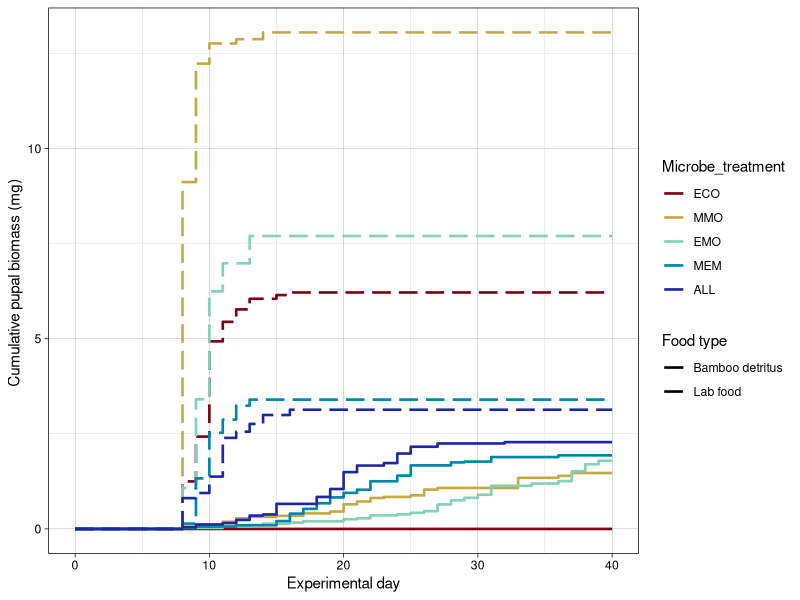
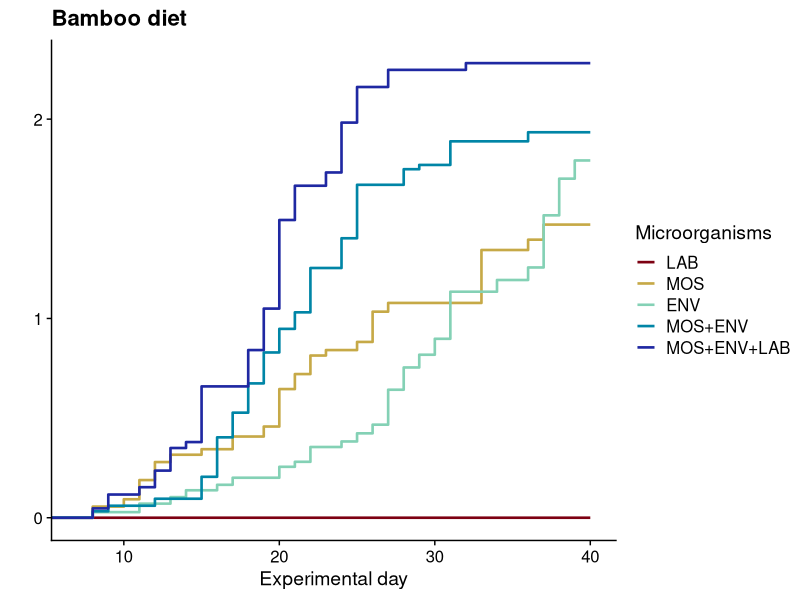
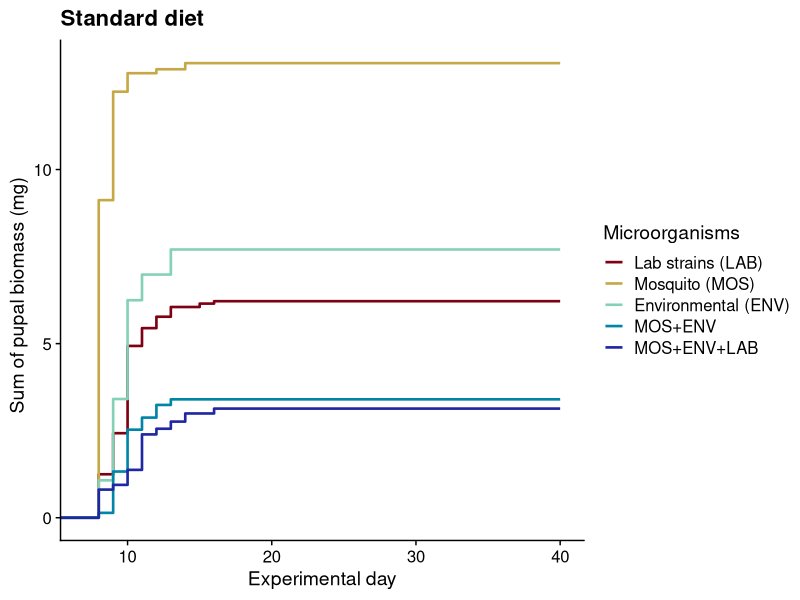
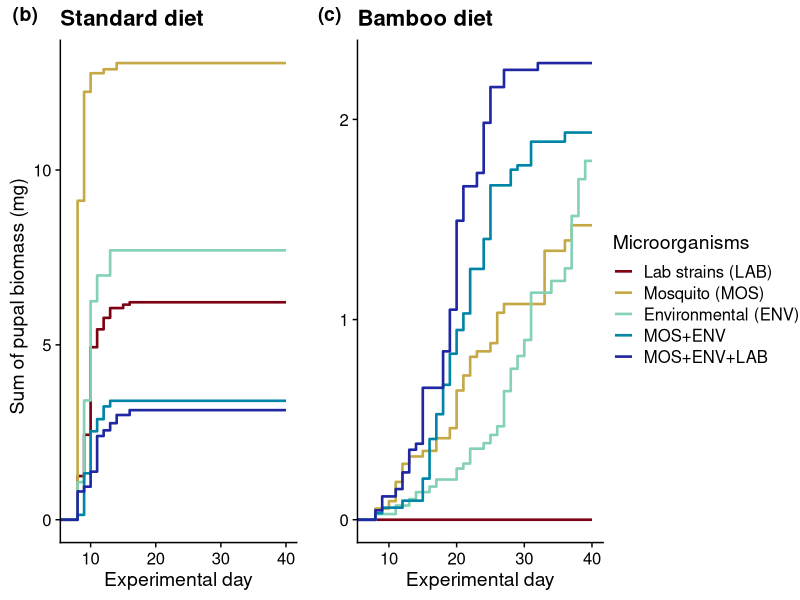
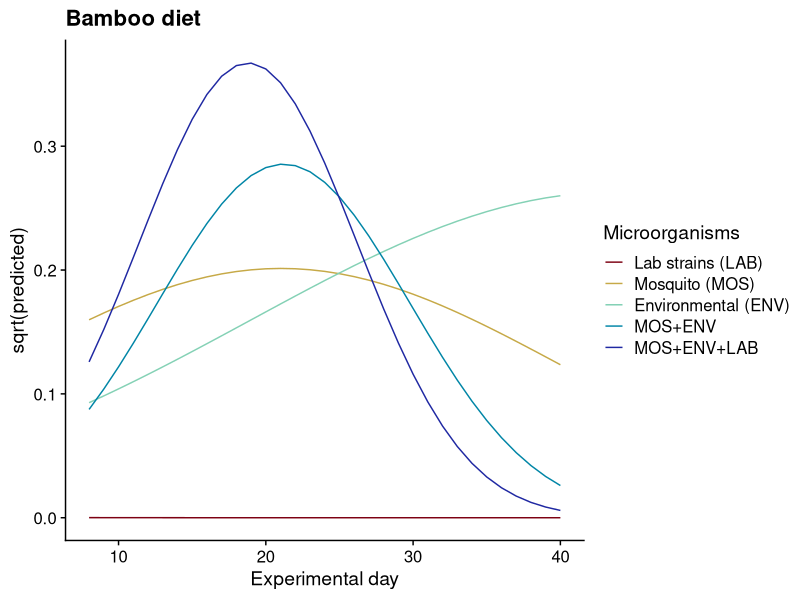
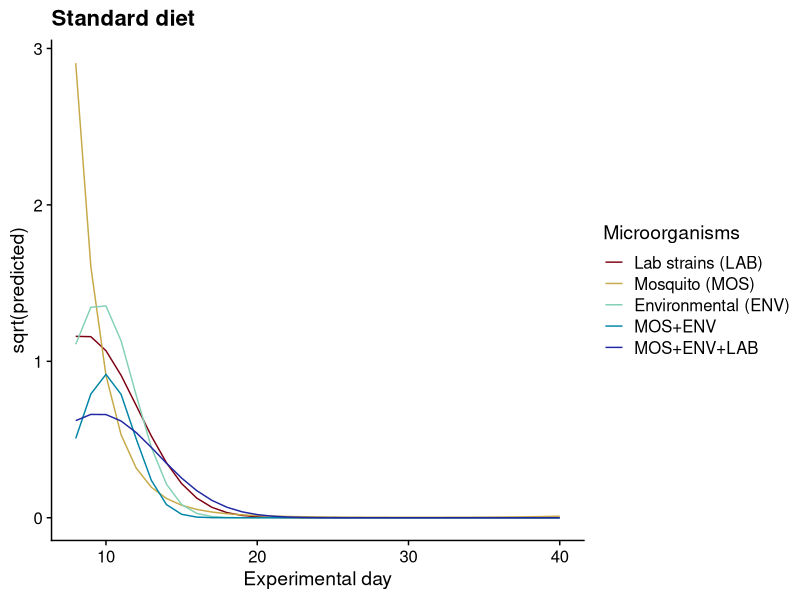
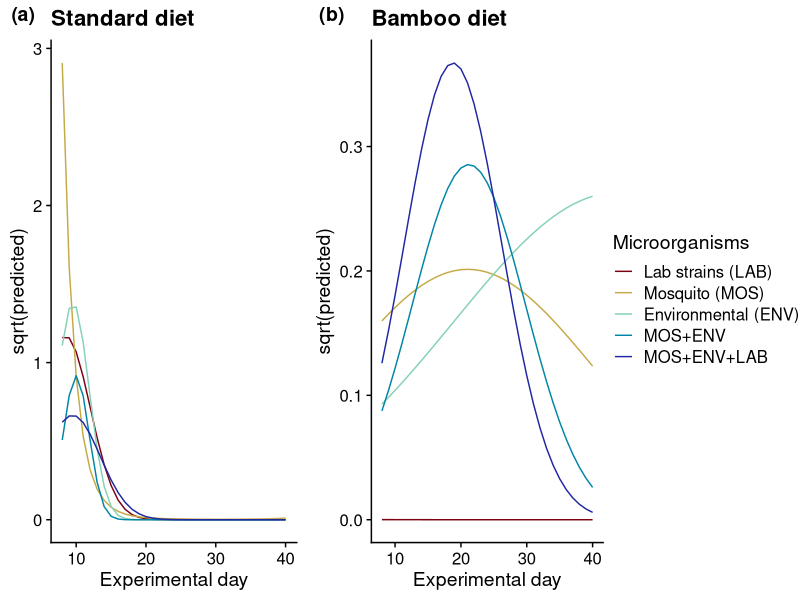

The R source for these figures, in order:
## ---- chunk 1
library("dplyr")
library("ggplot2")
library("cowplot")

# #install.packages("lubridate")
# library("lubridate")
# #install.packages("Rmisc")
# library("Rmisc")
# #install.packages("coxme")
# library("coxme")
# library("car")
# #install.packages("bbmle")
# library("bbmle")
# #install.packages("emmeans")
# library("emmeans")
# #install.packages("DHARMa")
# library("DHARMa")
# #install.packages("multcomp")
# library("multcomp")
# #install.packages("multcompView")
# library("multcompView")
# library("glmmTMB")
## ---- chunk 2
setwd("~/nicolagk@hawaii.edu - Google Drive/My Drive/Bamboo_mesos/Bamboo_mesos/05.phys_analysis")

pupae.wts <- read.csv("../bamboomesos_pupaeweights.csv")
## ---- chunk 3
##doesn't make sense to compare with the AHK & None_larvae microbe treatments since they only had one mesocosm replicate each, but leaving in for now for interest
#pupae.wts.noahk <- subset(pupae.wts,Microbe_treatment!="AHK")
#pupae.wts.exp <- subset(pupae.wts.noahk,Microbe_treatment!="None_larvae")

#pupae.wts$food.microbe <- paste0(pupae.wts$Food_type,"_",pupae.wts$Microbe_treatment)

pupae.wts$Dry_weightAVG[is.na(pupae.wts$Dry_weightAVG)] <- 0

pupae.wts.sum <- pupae.wts %>%
  dplyr::group_by(Food_type,Microbe_treatment,Exp_day) %>%
  dplyr::summarize(biomass_sum=sum(Dry_weightAVG)) %>%
  dplyr::mutate(biomass_cumsum=cumsum(biomass_sum))

pupae.wts.sum2 <- pupae.wts.sum %>%
  as.data.frame() %>%
  add_row(Food_type="Bamboo",Microbe_treatment="ECO",Exp_day=0,biomass_sum=0,biomass_cumsum=0) %>%
  add_row(Food_type="Bamboo",Microbe_treatment="EMO",Exp_day=0,biomass_sum=0,biomass_cumsum=0) %>%
  add_row(Food_type="Bamboo",Microbe_treatment="MMO",Exp_day=0,biomass_sum=0,biomass_cumsum=0) %>%
  add_row(Food_type="Bamboo",Microbe_treatment="MEM",Exp_day=0,biomass_sum=0,biomass_cumsum=0) %>%
  add_row(Food_type="Bamboo",Microbe_treatment="ALL",Exp_day=0,biomass_sum=0,biomass_cumsum=0) %>%
  add_row(Food_type="Bamboo",Microbe_treatment="AHK",Exp_day=0,biomass_sum=0,biomass_cumsum=0) %>%
  add_row(Food_type="Bamboo",Microbe_treatment="None_larvae",Exp_day=0,biomass_sum=0,biomass_cumsum=0) %>%
  add_row(Food_type="Larval food",Microbe_treatment="ECO",Exp_day=0,biomass_sum=0,biomass_cumsum=0) %>%
  add_row(Food_type="Larval food",Microbe_treatment="EMO",Exp_day=0,biomass_sum=0,biomass_cumsum=0) %>%
  add_row(Food_type="Larval food",Microbe_treatment="MMO",Exp_day=0,biomass_sum=0,biomass_cumsum=0) %>%
  add_row(Food_type="Larval food",Microbe_treatment="MEM",Exp_day=0,biomass_sum=0,biomass_cumsum=0) %>%
  add_row(Food_type="Larval food",Microbe_treatment="ALL",Exp_day=0,biomass_sum=0,biomass_cumsum=0) %>%
  add_row(Food_type="Larval food",Microbe_treatment="AHK",Exp_day=0,biomass_sum=0,biomass_cumsum=0) %>%
  add_row(Food_type="Larval food",Microbe_treatment="None_larvae",Exp_day=0,biomass_sum=0,biomass_cumsum=0) %>%
  add_row(Food_type="Bamboo",Microbe_treatment="ECO",Exp_day=40,biomass_sum=0,biomass_cumsum=0) %>%
  add_row(Food_type="Bamboo",Microbe_treatment="EMO",Exp_day=40,biomass_sum=0,biomass_cumsum=8.963) %>%
  add_row(Food_type="Bamboo",Microbe_treatment="MMO",Exp_day=40,biomass_sum=0,biomass_cumsum=7.355) %>%
  add_row(Food_type="Bamboo",Microbe_treatment="MEM",Exp_day=40,biomass_sum=0,biomass_cumsum=9.671) %>%
  add_row(Food_type="Bamboo",Microbe_treatment="ALL",Exp_day=40,biomass_sum=0,biomass_cumsum=11.406) %>%
  add_row(Food_type="Bamboo",Microbe_treatment="AHK",Exp_day=40,biomass_sum=0,biomass_cumsum=0) %>%
  add_row(Food_type="Bamboo",Microbe_treatment="None_larvae",Exp_day=40,biomass_sum=0,biomass_cumsum=0.197) %>%
  add_row(Food_type="Larval food",Microbe_treatment="ECO",Exp_day=40,biomass_sum=0,biomass_cumsum=31.091) %>%
  add_row(Food_type="Larval food",Microbe_treatment="EMO",Exp_day=40,biomass_sum=0,biomass_cumsum=38.516) %>%
  add_row(Food_type="Larval food",Microbe_treatment="MMO",Exp_day=40,biomass_sum=0,biomass_cumsum=65.280) %>%
  add_row(Food_type="Larval food",Microbe_treatment="MEM",Exp_day=40,biomass_sum=0,biomass_cumsum=17.002) %>%
  add_row(Food_type="Larval food",Microbe_treatment="ALL",Exp_day=40,biomass_sum=0,biomass_cumsum=15.672) %>%
  add_row(Food_type="Larval food",Microbe_treatment="AHK",Exp_day=40,biomass_sum=0,biomass_cumsum=15.548) %>%
  add_row(Food_type="Larval food",Microbe_treatment="None_larvae",Exp_day=40,biomass_sum=0,biomass_cumsum=7.414)

pupae.wts.sum3 <- subset(pupae.wts.sum2,Microbe_treatment!="None_larvae"&Microbe_treatment!="AHK")

pupae.wts.sum3$biomass_cumsum_by5 <- (pupae.wts.sum3$biomass_cumsum)/5

#new.colors <- c("gray60","#D83706","#3B9FFD","#4145AA","black")

pupae.wts.sum3$Microbe_treatment <- factor(pupae.wts.sum3$Microbe_treatment,levels=c("ECO","MMO","EMO","MEM","ALL"))

##Matt versions
#install.packages("extrafont")
# library("extrafont")
# #install.packages("extrafontdb")
# library("extrafontdb")
# font_import()

new.colors <- c("#7D0112","#C6A947","#84D1B5","#0085A6","#1F28A2")

##average by 5
ggplot(pupae.wts.sum3,aes(x=Exp_day,y=biomass_cumsum_by5,color=Microbe_treatment,linetype=Food_type))+
  #geom_vline(xintercept=5,linetype="dotted",alpha=0.5)+
  #geom_vline(xintercept=8,linetype="dotted",alpha=0.5)+
  geom_step(lwd=0.9)+
  #scale_linetype_manual(name="Diet",labels=c("Bamboo","Lab food"),values=c("solid","twodash"))+
  #xlim(0,39)+
  #theme_cowplot()+
  theme_linedraw()+
  xlab("Experimental day")+
  ylab("Cumulative pupal biomass (mg) ")+
  #scale_y_continuous(labels=c("0 mg","5 mg","10 mg","15 mg"))+
  scale_color_manual(values=new.colors)+
  #scale_color_manual(name="Microbes",values=new.colors,labels=c("Marginal microbiome (MM)","Mosquito symbionts only (MS)","Environmental microbes only (EM)","MS+EM","MS+EM+MM"))+
  #theme(text=element_text(family="Calibri"),legend.key.width = unit(1.85, "line"))+
  scale_linetype_manual(values=c("solid","longdash"),name="Food type",labels=c("Bamboo detritus","Lab food"))
  #scale_color_manual(values=c("#7DBA54","#992559","#60eede"),name="Infusion")

#ggsave("pupae.weights.sum.png",width=5,height=3)

##average by 5
pupae.wts.sum3.bamboo <- subset(pupae.wts.sum3,Food_type=="Bamboo")
gg.bamboo <- ggplot(pupae.wts.sum3.bamboo,aes(x=Exp_day,y=biomass_cumsum_by5,color=Microbe_treatment))+
  #geom_vline(xintercept=5,linetype="dotted",alpha=0.5)+
  #geom_vline(xintercept=8,linetype="dotted",alpha=0.5)+
  geom_step(lwd=0.9)+
  #scale_linetype_manual(name="Diet",labels=c("Bamboo","Lab food"),values=c("solid","twodash"))+
  #xlim(0,39)+
  #theme_cowplot()+
  theme_cowplot()+
  xlab("Experimental day")+
  ylab("Cumulative pupal biomass (mg)")+
  scale_y_continuous(breaks=c(0,1,2),labels=c("0","1","2"))+
  #scale_color_manual(values=new.colors)+
  scale_color_manual(name="Microorganisms",values=new.colors,labels=c("LAB","MOS","ENV","MOS+ENV","MOS+ENV+LAB"))+
  #theme(legend.key.width = unit(1.85, "line"))+
  coord_cartesian(xlim=c(7,40))+
  #geom_hline(yintercept=0,lwd=0.9,color="gray60")+
  #scale_linetype_manual(values=c("solid","longdash"),name="Food type",labels=c("Bamboo detritus","Lab food"))+
  #theme(axis.title.y=element_blank())+
  ylab("")+
  ggtitle("Bamboo diet")
  #scale_color_manual(values=c("#7DBA54","#992559","#60eede"),name="Infusion")

gg.bamboo

#ggsave("pupae.weights.sum_bamboo.png",width=5,height=3)

##average by 5
pupae.wts.sum3.labfood <- subset(pupae.wts.sum3,Food_type=="Larval food")
gg.labfood <- ggplot(pupae.wts.sum3.labfood,aes(x=Exp_day,y=biomass_cumsum_by5,color=Microbe_treatment))+
  #geom_vline(xintercept=5,linetype="dotted",alpha=0.5)+
  #geom_vline(xintercept=8,linetype="dotted",alpha=0.5)+
  geom_step(lwd=0.9)+
  #scale_linetype_manual(name="Diet",labels=c("Bamboo","Lab food"),values=c("solid","twodash"))+
  #xlim(0,39)+
  theme_cowplot()+
  #theme_linedraw()+
  xlab("Experimental day")+
  ylab("Sum of pupal biomass (mg)  ")+
  ggtitle("Standard diet")+
  #scale_y_continuous(labels=c("0 mg","5 mg","10 mg","15 mg"))+
  #scale_color_manual(values=new.colors)+
  scale_color_manual(name="Microorganisms",values=new.colors,labels=c("Lab strains (LAB)","Mosquito (MOS)","Environmental (ENV)","MOS+ENV","MOS+ENV+LAB"))+
  #theme(legend.key.width = unit(1.85, "line"))+
  #theme(axis.title.x=element_blank())+
  coord_cartesian(xlim=c(7,40))
  #geom_hline(yintercept=0,lwd=0.9,color="gray60")+
  #scale_linetype_manual(values=c("solid","longdash"),name="Food type",labels=c("Bamboo detritus","Lab food"))
  #scale_color_manual(values=c("#7DBA54","#992559","#60eede"),name="Infusion")
gg.labfood

#ggsave("pupae.weights.sum_labfood.png",width=5,height=3)

library("ggpubr")

ggarrange(gg.labfood,gg.bamboo,common.legend=T,legend="right",labels=c("(b)","(c)"))
#ggsave("facet.diet.pdf",width=8,height=3)

## survival plot stuff I didn't end up using
# install.packages(c("survival", "lubridate", "ggsurvfit", "gtsummary", "tidycmprsk"))
# remotes::install_github("zabore/condsurv")
# remotes::install_github("zabore/ezfun")
# library(gtsummary)
# library(tidycmprsk)
# library(condsurv)

# library(survival)
# #install.packages("ggsurvfit")
# library(ggsurvfit)
# 

# 
# Surv(surv.mq$day, surv.mq$status)[1:10]
# s1 <- survfit(Surv(day,status) ~ 1, data = surv.mq)
# str(s1)
# 
# survfit2(Surv(day,status) ~ 1, data = surv.mq) %>% 
#   ggsurvfit() +
#   labs(
#     x = "Days",
#     y = "Overall survival probability"
#   )+ 
#   add_confidence_interval()
## ---- chunk 4
pupae.wts.meso.sum <- pupae.wts %>%
  dplyr::group_by(Food_type,Microbe_treatment,Mesocosm_id,Exp_day) %>%
  dplyr::summarize(biomass_sum=sum(Dry_weightAVG)) %>%
  dplyr::mutate(biomass_cumsum=cumsum(biomass_sum))

#write.csv(pupae.wts.meso.sum,file="pupae.wts.mesocosm.summed.csv")
## ---- chunk 5
library(plyr)
library(dplyr)
library(tidyr)
## ---- chunk 6
pupae.wts.exp <- subset(pupae.wts,Microbe_treatment=="ECO"|Microbe_treatment=="EMO"|Microbe_treatment=="MMO"|Microbe_treatment=="MEM"|Microbe_treatment=="ALL")
table(pupae.wts.exp$Microbe_treatment)

aggregate(Dry_weightAVG~Exp_day+Mesocosm_id, data=pupae.wts.exp, FUN=sum)

biomass <- with(merge(expand.grid(Exp_day=8:40, Mesocosm_id=unique(pupae.wts.exp$Mesocosm_id), value = 0), pupae.wts.exp, all = TRUE), aggregate(Dry_weightAVG, by=list(Exp_day, Mesocosm_id), FUN=sum))
biomass[is.na(biomass)] <- 0

names(biomass)[1]<-paste("day")
names(biomass)[2]<-paste("mesocosmID")
names(biomass)[3]<-paste("biomass")

pupate <- with(merge(expand.grid(Exp_day=8:40,Mesocosm_id=c(unique(pupae.wts.exp$Mesocosm_id)), value=0), pupae.wts.exp, all=TRUE), aggregate(Pupated, by=(list(Exp_day, Mesocosm_id)), FUN=sum))
pupate[is.na(pupate)] <- 0

names(pupate)[1]<-paste("day")
names(pupate)[2]<-paste("mesocosmID")
names(pupate)[3]<-paste("total.pupation")

masspupated <- cbind(biomass, pupate)
##write.csv(massemerged, "massemerged.csv")

##making a copy so I don't overwrite:
tallydata <- masspupated
#tallydata <- read.csv("massemerged.csv", header=TRUE)
tallydata$diet <- ifelse(grepl("B_", tallydata$mesocosmID), "Bamboo", "Larval")

tallydata$microbe <- substr(tallydata$mesocosmID,3,5)

tallydata$period <- ifelse(tallydata$day<=10, "A", ifelse(tallydata$day<=20, "B", ifelse(tallydata$day<=30, "C", "D")))
                                    
tallydata$factorial <- paste(tallydata$diet, tallydata$microbe)
## ---- chunk 7
#fit statistical models
##GLMMs
library(glmmTMB)

tallydata$microbe<-as.factor(tallydata$microbe)
tallydata$diet<-as.factor(tallydata$diet)
tallydata$rowid<-1:nrow(tallydata)

#compare likelihood using IC between quasipoisson, gaussian, tweedie.
summary(quasinb <- glmmTMB(biomass~diet*microbe*scale(day)+diet*microbe*scale(I(day^2))+(1|mesocosmID), data=tallydata, family=nbinom1))

summary(normie <- glmmTMB(biomass~diet*microbe*scale(day)+diet*microbe*scale(I(day^2))+(1|mesocosmID), data=tallydata, family=gaussian))

summary(tweediem <- glmmTMB(biomass~diet*microbe*scale(day)+diet*microbe*scale(I(day^2))+(1|mesocosmID), data=tallydata, family=tweedie()))

AIC(quasinb)
AIC(normie)
AIC(tweediem)
#tweedie familiy assuming compound Poisson-gamma distribution best fit to these data which makes sense given its a continuous variable with many zeros
#compound Poisson-gamma does a substantially better job at handling random intercept
###quadratic temporal mixed models
## ---- chunk 8
summary(tweediefit1 <- glmmTMB(biomass~diet*microbe*scale(day)+diet*microbe*scale(I(day^2))+(1|mesocosmID), data=tallydata, family=tweedie()))
summary(tweediefit2 <- glmmTMB(biomass~diet*microbe+diet*scale(day)+diet*scale(I(day^2))+microbe*scale(day)+microbe*scale(I(day^2))+(1|mesocosmID), data=tallydata, family=tweedie()))
anova(tweediefit1,tweediefit2)
sigma(tweediefit1)
family_params(tweediefit1)
family_params(tweediefit2)
#p=4.969e-05, full three-order quadratic model more likely than second order model 
###global test of the central hypothesis that the
###quadratic pattern of pupal biomass generation over time
###is dependent on an interaction between detritus type and microbe treatment
## ---- chunk 9
#newdata <- cbind(tallydata$microbe, tallydata$diet, tallydata$day)
#colnames(newdata)<- c("microbe","diet","day")
library(ggeffects)

new.colors <- c("#7D0112","#C6A947","#84D1B5","#0085A6","#1F28A2")

#visualize model
predict <- ggpredict(tweediefit1, terms=c("microbe", "diet", "day[all]"), type="fixed")

predictbamboo <- subset(predict, group=="Bamboo")

predictbamboo$x <- factor(predictbamboo$x,levels=c("ECO","MMO","EMO","MEM","ALL"))
predictbamboo$facet <- as.numeric(as.character(predictbamboo$facet))

ggpred.bamboo <- ggplot(predictbamboo, aes(x=facet, y=sqrt(predicted), group=x))+
  geom_line(aes(color=x))+
  scale_x_continuous(limits=c(8,40))+
  theme_cowplot()+
  scale_color_manual(name="Microorganisms",values=new.colors,labels=c("Lab strains (LAB)","Mosquito (MOS)","Environmental (ENV)","MOS+ENV","MOS+ENV+LAB"))+
  xlab("Experimental day")+
  ggtitle("Bamboo diet")
ggpred.bamboo

predictlarval <- subset(predict, group=="Larval")

predictlarval$x <- factor(predictlarval$x,levels=c("ECO","MMO","EMO","MEM","ALL"))
predictlarval$facet <- as.numeric(as.character(predictlarval$facet))

ggpred.larval <- ggplot(predictlarval, aes(x=facet, y=sqrt(predicted), group=x))+
  geom_line(aes(color=x))+
  scale_x_continuous(limits=c(8,40))+
  theme_cowplot()+
  scale_color_manual(name="Microorganisms",values=new.colors,labels=c("Lab strains (LAB)","Mosquito (MOS)","Environmental (ENV)","MOS+ENV","MOS+ENV+LAB"))+
  xlab("Experimental day")+
  ggtitle("Standard diet")
ggpred.larval

library("ggpubr")
ggarrange(ggpred.larval,ggpred.bamboo,labels=c("(a)","(b)"),common.legend=T,legend="right")
#ggsave("facet.diet.rate.pdf",width=8,height=3)
#ggsave("facet.diet.rate.png",width=8,height=3)
## ---- chunk 10
##diet sub-models to visualize the effects in the global model
#bamboo detritus
bamboo <- subset(tallydata, diet=="Bamboo")
summary(bamtweediefit1 <- glmmTMB(biomass~microbe*scale(day)+microbe*scale(I(day^2))+(1|mesocosmID), data=bamboo, family=tweedie()))

summary(bamtweediefit2 <- glmmTMB(biomass~microbe+scale(day)+scale(I(day^2))+(1|mesocosmID), data=bamboo, family=tweedie()))
anova(bamtweediefit1,bamtweediefit2) ##sig***

bamboo$microbe <- relevel(bamboo$microbe, ref="MMO")
summary(bamtweediefit1 <- glmmTMB(biomass~microbe*scale(day)+microbe*scale(I(day^2))+(1|mesocosmID), data=bamboo, family=tweedie()))

bamboo$microbe<-relevel(bamboo$microbe, ref="ALL")
summary(bamtweediefit1 <- glmmTMB(biomass~microbe*scale(day)+microbe*scale(I(day^2))+(1|mesocosmID), data=bamboo, family=tweedie()))

bamboo$microbe<-relevel(bamboo$microbe, ref="MEM")
summary(bamtweediefit1 <- glmmTMB(biomass~microbe*scale(day)+microbe*scale(I(day^2))+(1|mesocosmID), data=bamboo, family=tweedie()))

bamboo$microbe<-relevel(bamboo$microbe, ref="EMO")
summary(bamtweediefit1 <- glmmTMB(biomass~microbe*scale(day)+microbe*scale(I(day^2))+(1|mesocosmID), data=bamboo, family=tweedie()))
## ---- chunk 11
larval <- subset(tallydata, diet=="Larval")

larval$microbe <- relevel(larval$microbe, ref="MMO")

summary(lartweediefit1 <- glmmTMB(biomass~microbe*scale(day)+microbe*scale(I(day^2))+(1|mesocosmID), data=larval, family=tweedie()))

summary(lartweediefit2 <- glmmTMB(biomass~microbe+scale(day)+scale(I(day^2))+(1|mesocosmID), data=larval, family=tweedie()))

anova(lartweediefit1,lartweediefit2)

larval$microbe <- relevel(larval$microbe, ref="EMO")

summary(lartweediefit1 <- glmmTMB(biomass~microbe*scale(day)+microbe*scale(I(day^2))+(1|mesocosmID), data=larval, family=tweedie()))

larval$microbe <- relevel(larval$microbe, ref="MEM")

summary(lartweediefit1 <- glmmTMB(biomass~microbe*scale(day)+microbe*scale(I(day^2))+(1|mesocosmID), data=larval, family=tweedie()))
